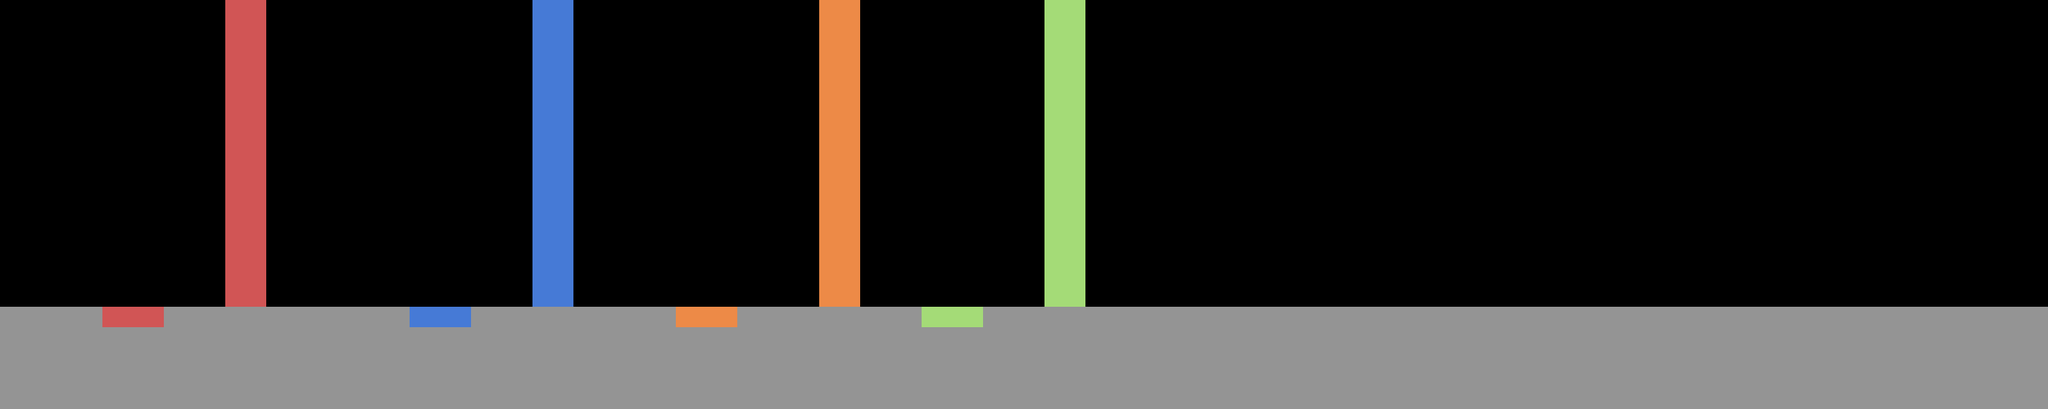

This is a level from a 2D game, rendered from its Tiled map with the project's own tilesets. A one-line summary and the map file follow, with tile-layer data summarised:
An orthogonal 100x20 tile map with 32x32 px tiles, 5 tile layers (blockedLayer, filterLayer1, filterLayer2, filterLayer3, ...), 1 hidden layer not drawn and 2 objects.

<map version="1.2" tiledversion="1.2.3" orientation="orthogonal" renderorder="right-down" width="100" height="20" tilewidth="32" tileheight="32" infinite="0" nextlayerid="14" nextobjectid="10">
 <tileset firstgid="1" name="tileset" tilewidth="32" tileheight="32" tilecount="16" columns="4">
  <image source="tileset.png" width="128" height="128" />
 </tileset>
 <layer id="1" name="backgroundLayer" width="100" height="20" visible="0">
  <data>[2000 cells, 2000 non-empty, 1 distinct tile ids]</data>
 </layer>
 <layer id="10" name="blockedLayer" width="100" height="20">
  <data>[2000 cells, 500 non-empty, 5 distinct tile ids]</data>
 </layer>
 <objectgroup id="3" name="objectsLayer">
  <object id="7" gid="7" x="32" y="320" width="32" height="32">
   <properties>
    <property name="type" value="playerStart" />
   </properties>
  </object>
  <object id="9" gid="7" x="1920" y="448" width="32" height="32">
   <properties>
    <property name="type" value="exit" />
   </properties>
  </object>
 </objectgroup>
 <layer id="11" name="filterLayer1" width="100" height="20">
  <properties>
   <property name="color" value="D15555" />
   <property name="type" value="filterLayer" />
  </properties>
  <data>[2000 cells, 30 non-empty, 1 distinct tile ids]</data>
 </layer>
 <layer id="12" name="filterLayer2" width="100" height="20">
  <properties>
   <property name="color" value="467AD6" />
   <property name="type" value="filterLayer" />
  </properties>
  <data>[2000 cells, 30 non-empty, 1 distinct tile ids]</data>
 </layer>
 <layer id="9" name="filterLayer3" width="100" height="20">
  <properties>
   <property name="color" value="ED8A47" />
   <property name="type" value="filterLayer" />
  </properties>
  <data>[2000 cells, 30 non-empty, 1 distinct tile ids]</data>
 </layer>
 <layer id="13" name="filterLayer4" width="100" height="20">
  <properties>
   <property name="color" value="A4DB77" />
   <property name="type" value="filterLayer" />
  </properties>
  <data>[2000 cells, 30 non-empty, 1 distinct tile ids]</data>
 </layer>
</map>
